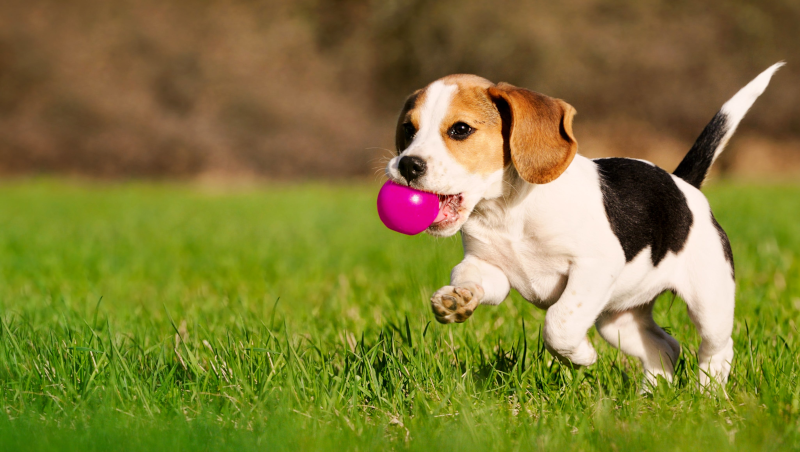
//> input picture src/015.converting_color_representations/puppy-800x452.bmp, 800 x 452 px
$ ./main   (built with g++ and OpenCV 4)
//> lines starting //> are read from the running program, lines starting //| are printed output that depends on the picture; after the words box and inside, x2 and y2 are one past the last pixel; in counts of white or black regions, pixels touching at a corner belong together
//> further down, image is the input picture: 452 rows x 800 cols, CV_8UC3; mean B, G, R 55.3, 123.7, 130.1
#include <iostream>
#include <math.h>
#include <opencv2/core.hpp>
#include <opencv2/highgui.hpp>
#include <opencv2/imgcodecs.hpp>
#include <opencv2/imgproc.hpp>

class ColorDetector
{
private:

	cv::Vec3b _target_color;
	int _max_distance;

	int getDistance(cv::Vec3b color) const
	{
		/*return abs(color[0] - _target_color[0]) +
			abs(color[1] - _target_color[1]) +
			abs(color[2] - _target_color[2]);*/

		return static_cast<int>(cv::norm<int, 3>(cv::Vec3i(color[0] - _target_color[0], color[1] - _target_color[1], color[2] - _target_color[2])));
	}
public:

	ColorDetector(uchar blue, uchar green, uchar red, int max_distance = 100) : _target_color{blue, green, red}, _max_distance{max_distance}
	{
	}

	ColorDetector(cv::Vec3b target_color, int max_distance = 100) :
			_target_color{target_color}, _max_distance{max_distance}
	{
	}

	void setTargetColor(uchar blue, uchar green, uchar red)
	{
		//_target_color = cv::Vec3b{blue, green, red};
			cv::Mat tmp(1, 1, CV_8UC3);
			tmp.at<cv::Vec3b>(0, 0) = cv::Vec3b(red, green, blue);
			cv::cvtColor(tmp, tmp, cv::COLOR_BGR2Lab);

			_target_color = tmp.at<cv::Vec3b>(0, 0);
	}

	void setMaxDistance(int max_distance)
	{
		if(max_distance < 0)
		{
			max_distance = 0;
		}
		else
		{
			_max_distance = max_distance;
		}
	}


	cv::Mat process(cv::Mat const image)
	{
		cv::Mat result;
		result.create(image.size(), CV_8U);

		cv::Mat converted;
		cv::cvtColor(image, converted, cv::COLOR_BGR2Lab);
//> converted: 452 rows x 800 cols, CV_8UC3; mean of channels 0, 1, 2 130.5, 121.9, 163.8

		cv::Mat_<cv::Vec3b>::const_iterator it_begin = converted.begin<cv::Vec3b>();
		cv::Mat_<cv::Vec3b>::const_iterator it_end = converted.end<cv::Vec3b>();
/*
		cv::Mat_<cv::Vec3b>::const_iterator it_begin = image.begin<cv::Vec3b>();
		cv::Mat_<cv::Vec3b>::const_iterator it_end = image.end<cv::Vec3b>();
*/
		cv::Mat_<uchar>::iterator it_output = result.begin<uchar>();

		while(it_begin != it_end)
		{
			cv::Vec3b current_color = *it_begin;

			if(getDistance(current_color) < _max_distance)
			{
				*it_output = 255;
			}
			else
			{
				*it_output = 0;
			}

			it_begin++;
			it_output++;
		}
//> this loop made 361600 passes
//> current_color on passes 1 to 3: [92, 138, 153], [92, 138, 153], [92, 138, 153]
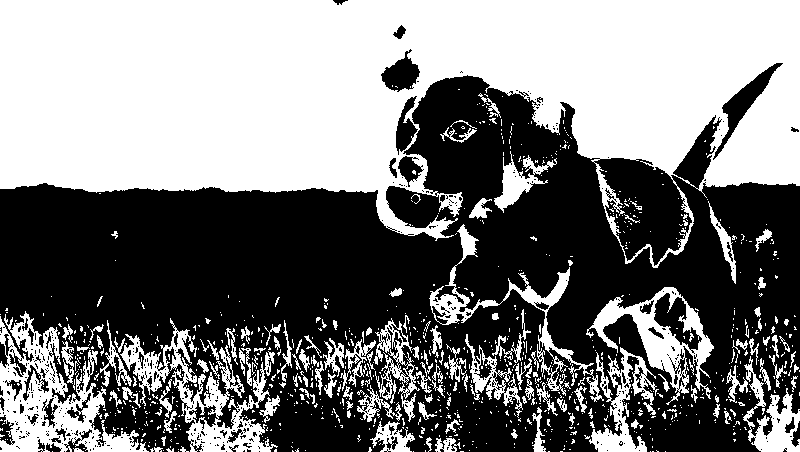
//> result: 452 rows x 800 cols, CV_8UC1; 48.5% white; 949 white regions (801 under 20 px), largest, box (x1, y1, x2, y2) and area: (0, 0, 800, 268) 131260, (0, 311, 149, 452) 8031, (120, 318, 278, 452) 5870

		return result;
	}

	cv::Mat process_absdiff(cv::Mat const image)
	{
		cv::Mat result;
		cv::absdiff(image, cv::Scalar{_target_color}, result);
		std::vector<cv::Mat> channels;
		cv::split(result, channels);

		result = channels[0] + channels[1] + channels[1];
		cv::threshold(result, result, _max_distance, 255, cv::THRESH_BINARY_INV);

		return result;

	}

	cv::Mat process_floodfill(cv::Mat image)
	{
		cv::Mat result;
//		cv::floodFill(image, cv::Point(79, 270), cv::Scalar(255, 255, 255), (cv::Rect *)0, cv::Scalar(5, 5, 5), cv::Scalar(5, 5, 5));
		cv::floodFill(image, cv::Point(79, 95), cv::Scalar(255, 255, 255), (cv::Rect *)0, cv::Scalar(48, 48, 48), cv::Scalar(48, 48, 48), cv::FLOODFILL_FIXED_RANGE);
		cv::floodFill(image, cv::Point(158, 258), cv::Scalar(255, 255, 255), (cv::Rect *)0, cv::Scalar(48, 48, 48), cv::Scalar(48, 48, 48), cv::FLOODFILL_FIXED_RANGE);

		return image;

	}


	cv::Mat operator()(cv::Mat const image)
	{
		//return process_floodfill(image);
		return process(image);
	}


};


int main()
{
	cv::Mat image = cv::imread("puppy-800x452.bmp");

	cv::namedWindow("Original");
	cv::imshow("Original", image);

	ColorDetector color_detector{77, 115, 153, 80};
	color_detector.setTargetColor(77, 115, 153);

	cv::Mat result = color_detector(image);

	//image.copyTo(result, result);


	cv::namedWindow("Result");
	cv::imshow("Result", result);

	cv::waitKey(0);

	return 0;
}
